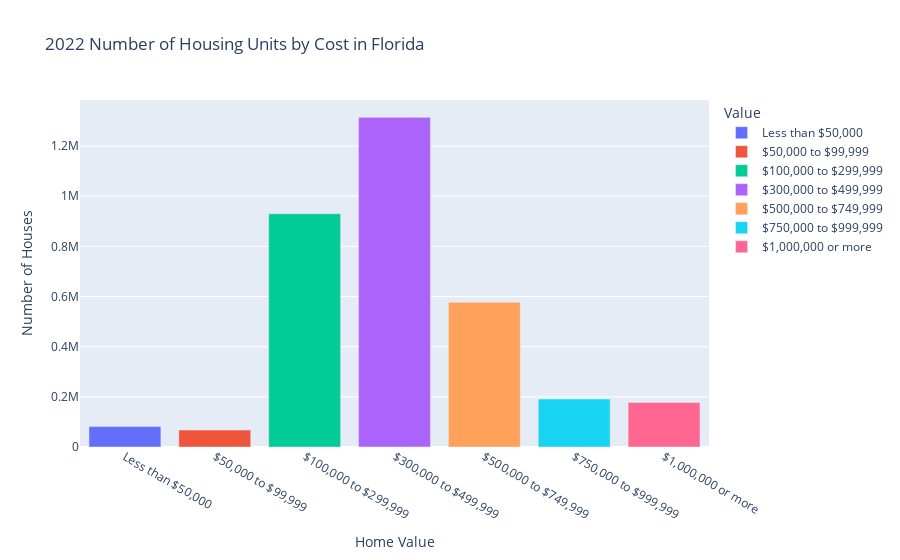

The notebook cell saved with this chart:
### Code cell
graph_bar(df,'Florida','2022')

### Figure 1 — Plotly figure (JSON) as saved in the notebook; plotly's stock layout.template omitted (floating-point values rounded to 4 significant figures)
{"data": [{"alignmentgroup": "True", "hovertemplate": "Value=%{x}<br>Units=%{y}<extra></extra>", "legendgroup": "Less than $50,000", "marker": {"color": "#636efa", "pattern": {"shape": ""}}, "name": "Less than $50,000", "offsetgroup": "Less than $50,000", "orientation": "v", "showlegend": true, "textposition": "auto", "type": "bar", "x": ["Less than $50,000"], "xaxis": "x", "y": [81485], "yaxis": "y"}, {"alignmentgroup": "True", "hovertemplate": "Value=%{x}<br>Units=%{y}<extra></extra>", "legendgroup": "$50,000 to $99,999", "marker": {"color": "#EF553B", "pattern": {"shape": ""}}, "name": "$50,000 to $99,999", "offsetgroup": "$50,000 to $99,999", "orientation": "v", "showlegend": true, "textposition": "auto", "type": "bar", "x": ["$50,000 to $99,999"], "xaxis": "x", "y": [67620], "yaxis": "y"}, {"alignmentgroup": "True", "hovertemplate": "Value=%{x}<br>Units=%{y}<extra></extra>", "legendgroup": "$100,000 to $299,999", "marker": {"color": "#00cc96", "pattern": {"shape": ""}}, "name": "$100,000 to $299,999", "offsetgroup": "$100,000 to $299,999", "orientation": "v", "showlegend": true, "textposition": "auto", "type": "bar", "x": ["$100,000 to $299,999"], "xaxis": "x", "y": [930242], "yaxis": "y"}, {"alignmentgroup": "True", "hovertemplate": "Value=%{x}<br>Units=%{y}<extra></extra>", "legendgroup": "$300,000 to $499,999", "marker": {"color": "#ab63fa", "pattern": {"shape": ""}}, "name": "$300,000 to $499,999", "offsetgroup": "$300,000 to $499,999", "orientation": "v", "showlegend": true, "textposition": "auto", "type": "bar", "x": ["$300,000 to $499,999"], "xaxis": "x", "y": [1314575], "yaxis": "y"}, {"alignmentgroup": "True", "hovertemplate": "Value=%{x}<br>Units=%{y}<extra></extra>", "legendgroup": "$500,000 to $749,999", "marker": {"color": "#FFA15A", "pattern": {"shape": ""}}, "name": "$500,000 to $749,999", "offsetgroup": "$500,000 to $749,999", "orientation": "v", "showlegend": true, "textposition": "auto", "type": "bar", "x": ["$500,000 to $749,999"], "xaxis": "x", "y": [577256], "yaxis": "y"}, {"alignmentgroup": "True", "hovertemplate": "Value=%{x}<br>Units=%{y}<extra></extra>", "legendgroup": "$750,000 to $999,999", "marker": {"color": "#19d3f3", "pattern": {"shape": ""}}, "name": "$750,000 to $999,999", "offsetgroup": "$750,000 to $999,999", "orientation": "v", "showlegend": true, "textposition": "auto", "type": "bar", "x": ["$750,000 to $999,999"], "xaxis": "x", "y": [191321], "yaxis": "y"}, {"alignmentgroup": "True", "hovertemplate": "Value=%{x}<br>Units=%{y}<extra></extra>", "legendgroup": "$1,000,000 or more", "marker": {"color": "#FF6692", "pattern": {"shape": ""}}, "name": "$1,000,000 or more", "offsetgroup": "$1,000,000 or more", "orientation": "v", "showlegend": true, "textposition": "auto", "type": "bar", "x": ["$1,000,000 or more"], "xaxis": "x", "y": [177648], "yaxis": "y"}], "layout": {"barmode": "relative", "legend": {"title": {"text": "Value"}, "tracegroupgap": 0}, "title": {"text": "2022 Number of Housing Units by Cost in Florida"}, "xaxis": {"anchor": "y", "categoryarray": ["Less than $50,000", "$50,000 to $99,999", "$100,000 to $299,999", "$300,000 to $499,999", "$500,000 to $749,999", "$750,000 to $999,999", "$1,000,000 or more"], "categoryorder": "array", "domain": [0, 1], "title": {"text": "Home Value"}}, "yaxis": {"anchor": "x", "domain": [0, 1], "title": {"text": "Number of Houses"}}}}
